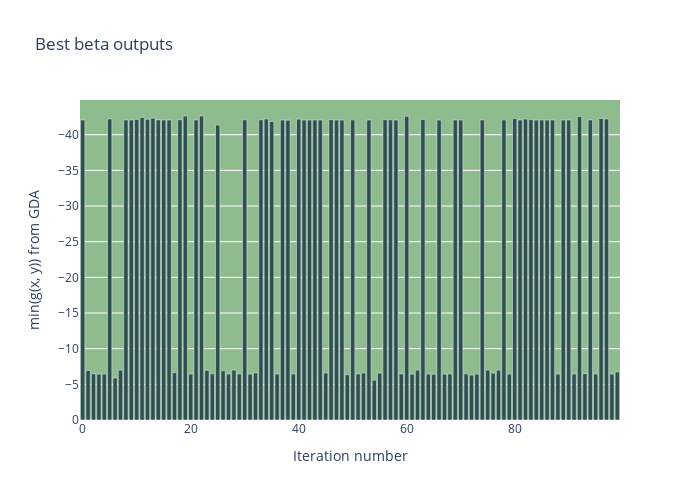

The notebook cell this image was saved under:
### Markdown cell above
Na koniec rysuję wykres wartości osiaganych przez _GDA_ dla znalezionego parametru __beta__.

### Code cell
layout = go.Layout(width=700, height=500,
                   title_text='Best beta outputs',
                   plot_bgcolor='DarkSeaGreen',
                   xaxis_title='Iteration number',
                   yaxis_title='min(g(x, y)) from GDA')
fig = go.Figure(data=[go.Bar(y=df[best_b], marker_color='DarkSlateGrey')], layout=layout)
fig.update_yaxes(autorange="reversed")
fig.show()

### Figure 1 — Plotly figure (JSON) as saved in the notebook; plotly's stock layout.template omitted (floating-point values rounded to 4 significant figures)
{"data": [{"marker": {"color": "DarkSlateGrey"}, "type": "bar", "y": [-42.07, -6.937, -6.465, -6.438, -6.45, -42.22, -5.888, -6.988, -42.07, -42.06, -42.15, -42.43, -42.16, -42.32, -42.08, -42.06, -42.06, -6.642, -42.11, -42.61, -6.439, -42.07, -42.62, -6.954, -6.481, -41.37, -6.918, -6.44, -7.005, -6.461, -42.1, -6.435, -6.597, -42.09, -42.21, -41.86, -6.45, -42.06, -42.05, -6.451, -42.17, -42.05, -42.05, -42.06, -42.05, -6.597, -42.11, -42.06, -42.05, -6.351, -42.09, -6.453, -6.596, -42.06, -5.58, -6.569, -42.1, -42.09, -42.05, -6.457, -42.58, -6.433, -6.99, -42.13, -6.441, -6.409, -42.05, -6.431, -6.448, -42.06, -42.05, -6.468, -6.292, -6.437, -42.07, -7.005, -6.579, -6.989, -42.08, -6.438, -42.27, -42.08, -42.19, -42.12, -42.06, -42.06, -42.06, -42.07, -6.439, -42.06, -42.06, -6.446, -42.55, -6.484, -42.07, -6.443, -42.27, -42.21, -6.441, -6.738]}], "layout": {"height": 500, "plot_bgcolor": "DarkSeaGreen", "title": {"text": "Best beta outputs"}, "width": 700, "xaxis": {"title": {"text": "Iteration number"}}, "yaxis": {"autorange": "reversed", "title": {"text": "min(g(x, y)) from GDA"}}}}
